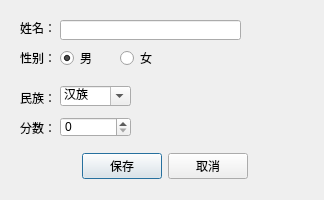
<?xml version="1.0" encoding="UTF-8"?>
<ui version="4.0">
 <class>CustomModealDialogClass</class>
 <widget class="QDialog" name="CustomModealDialogClass">
  <property name="geometry">
   <rect>
    <x>0</x>
    <y>0</y>
    <width>324</width>
    <height>200</height>
   </rect>
  </property>
  <property name="windowTitle">
   <string>Dialog</string>
  </property>
  <widget class="QWidget" name="layoutWidget">
   <property name="geometry">
    <rect>
     <x>60</x>
     <y>150</y>
     <width>211</width>
     <height>33</height>
    </rect>
   </property>
   <layout class="QHBoxLayout">
    <property name="spacing">
     <number>6</number>
    </property>
    <property name="leftMargin">
     <number>0</number>
    </property>
    <property name="topMargin">
     <number>0</number>
    </property>
    <property name="rightMargin">
     <number>0</number>
    </property>
    <property name="bottomMargin">
     <number>0</number>
    </property>
    <item>
     <spacer>
      <property name="orientation">
       <enum>Qt::Horizontal</enum>
      </property>
      <property name="sizeHint" stdset="0">
       <size>
        <width>131</width>
        <height>31</height>
       </size>
      </property>
     </spacer>
    </item>
    <item>
     <widget class="QPushButton" name="okButton">
      <property name="text">
       <string>保存</string>
      </property>
     </widget>
    </item>
    <item>
     <widget class="QPushButton" name="cancelButton">
      <property name="text">
       <string>取消</string>
      </property>
     </widget>
    </item>
    <item>
     <spacer name="spacer">
      <property name="orientation">
       <enum>Qt::Horizontal</enum>
      </property>
      <property name="sizeHint" stdset="0">
       <size>
        <width>131</width>
        <height>31</height>
       </size>
      </property>
     </spacer>
    </item>
   </layout>
  </widget>
  <widget class="QLabel" name="label">
   <property name="geometry">
    <rect>
     <x>20</x>
     <y>20</y>
     <width>41</width>
     <height>16</height>
    </rect>
   </property>
   <property name="text">
    <string>姓名：</string>
   </property>
  </widget>
  <widget class="QLabel" name="label_2">
   <property name="geometry">
    <rect>
     <x>20</x>
     <y>50</y>
     <width>41</width>
     <height>16</height>
    </rect>
   </property>
   <property name="text">
    <string>性别：</string>
   </property>
  </widget>
  <widget class="QLabel" name="label_3">
   <property name="geometry">
    <rect>
     <x>20</x>
     <y>90</y>
     <width>41</width>
     <height>16</height>
    </rect>
   </property>
   <property name="text">
    <string>民族：</string>
   </property>
  </widget>
  <widget class="QLabel" name="label_4">
   <property name="geometry">
    <rect>
     <x>20</x>
     <y>120</y>
     <width>41</width>
     <height>16</height>
    </rect>
   </property>
   <property name="text">
    <string>分数：</string>
   </property>
  </widget>
  <widget class="QLineEdit" name="editName">
   <property name="geometry">
    <rect>
     <x>60</x>
     <y>20</y>
     <width>181</width>
     <height>20</height>
    </rect>
   </property>
  </widget>
  <widget class="QComboBox" name="cbNation">
   <property name="geometry">
    <rect>
     <x>60</x>
     <y>86</y>
     <width>71</width>
     <height>20</height>
    </rect>
   </property>
   <property name="editable">
    <bool>true</bool>
   </property>
   <property name="currentText">
    <string>汉族</string>
   </property>
   <item>
    <property name="text">
     <string>汉族</string>
    </property>
   </item>
   <item>
    <property name="text">
     <string>苗族</string>
    </property>
   </item>
   <item>
    <property name="text">
     <string>壮族</string>
    </property>
   </item>
   <item>
    <property name="text">
     <string>朝鲜族</string>
    </property>
   </item>
  </widget>
  <widget class="QSpinBox" name="sbScore">
   <property name="geometry">
    <rect>
     <x>60</x>
     <y>117</y>
     <width>71</width>
     <height>20</height>
    </rect>
   </property>
   <property name="maximum">
    <number>100</number>
   </property>
   <property name="singleStep">
    <number>5</number>
   </property>
  </widget>
  <widget class="QRadioButton" name="rbBoy">
   <property name="geometry">
    <rect>
     <x>60</x>
     <y>50</y>
     <width>41</width>
     <height>16</height>
    </rect>
   </property>
   <property name="text">
    <string>男</string>
   </property>
   <property name="checked">
    <bool>true</bool>
   </property>
  </widget>
  <widget class="QRadioButton" name="rbGril">
   <property name="geometry">
    <rect>
     <x>120</x>
     <y>50</y>
     <width>41</width>
     <height>16</height>
    </rect>
   </property>
   <property name="text">
    <string>女</string>
   </property>
  </widget>
 </widget>
 <resources/>
 <connections>
  <connection>
   <sender>okButton</sender>
   <signal>clicked()</signal>
   <receiver>CustomModealDialogClass</receiver>
   <slot>accept()</slot>
   <hints>
    <hint type="sourcelabel">
     <x>161</x>
     <y>177</y>
    </hint>
    <hint type="destinationlabel">
     <x>96</x>
     <y>254</y>
    </hint>
   </hints>
  </connection>
  <connection>
   <sender>cancelButton</sender>
   <signal>clicked()</signal>
   <receiver>CustomModealDialogClass</receiver>
   <slot>reject()</slot>
   <hints>
    <hint type="sourcelabel">
     <x>242</x>
     <y>177</y>
    </hint>
    <hint type="destinationlabel">
     <x>179</x>
     <y>282</y>
    </hint>
   </hints>
  </connection>
 </connections>
</ui>
